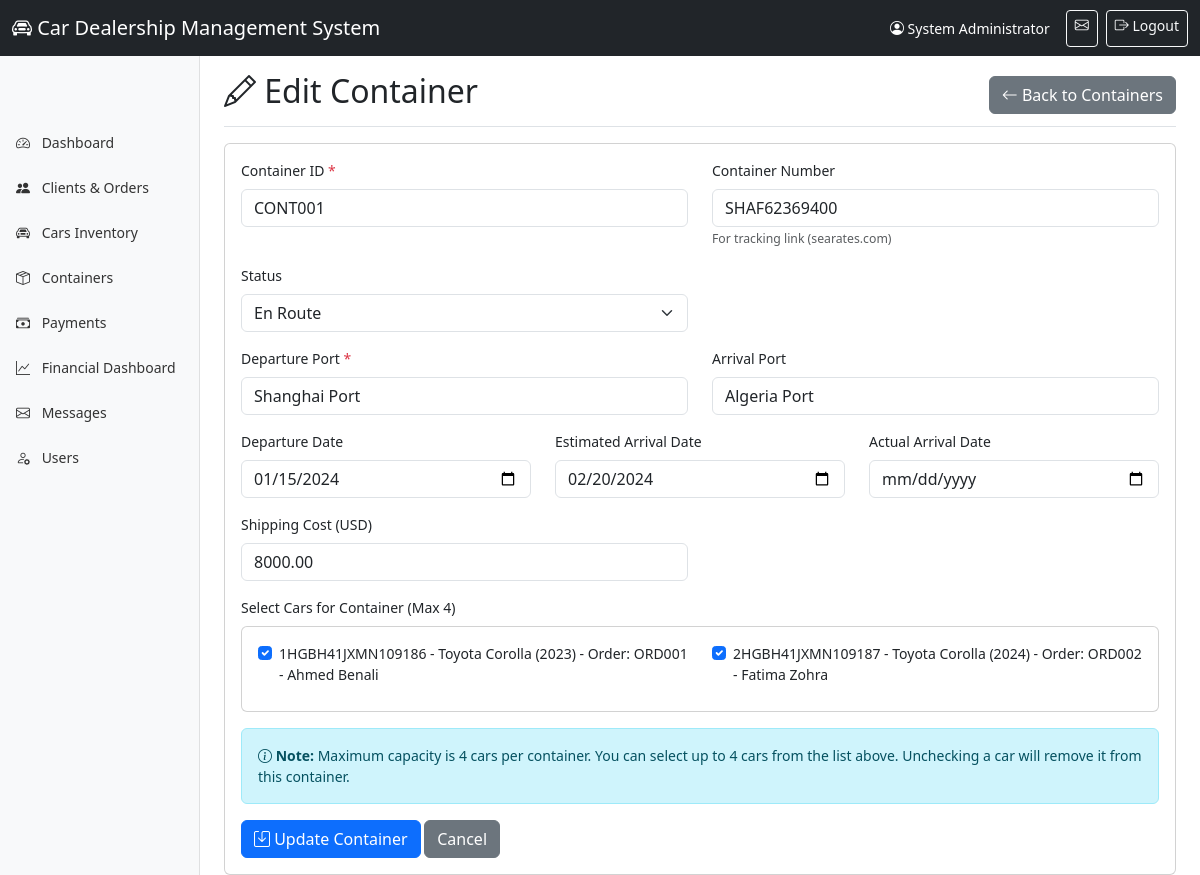
Screenshot of /Admin/edit_container.php?id=1 (signed in) with the database file from the repository.
### tables this page shows
CREATE TABLE `containers` (
  `id` INT(11) NOT NULL AUTO_INCREMENT,
  `container_id` VARCHAR(50) NOT NULL UNIQUE,
  `container_number` VARCHAR(50) NULL,
  `max_capacity` INT(2) DEFAULT 4,
  `departure_port` VARCHAR(100) NOT NULL,
  `arrival_port` VARCHAR(100) NOT NULL DEFAULT 'Algeria',
  `departure_date` DATE,
  `estimated_arrival_date` DATE,
  `actual_arrival_date` DATE NULL,
  `container_shipping_cost` DECIMAL(12,2) NOT NULL,
  `status` ENUM('Scheduled', 'En Route', 'Arrived', 'Unloaded', 'Completed') DEFAULT 'Scheduled',
  `created_at` TIMESTAMP DEFAULT CURRENT_TIMESTAMP,
  `updated_at` TIMESTAMP DEFAULT CURRENT_TIMESTAMP ON UPDATE CURRENT_TIMESTAMP,
  PRIMARY KEY (`id`),
  INDEX `idx_container_id` (`container_id`),
  INDEX `idx_status` (`status`)
);

CREATE TABLE `orders` (
  `id` INT(11) NOT NULL AUTO_INCREMENT,
  `order_id` VARCHAR(20) NOT NULL UNIQUE,
  `client_id` INT(11) NOT NULL,
  `car_id` INT(11) NOT NULL,
  `vin` VARCHAR(17) NULL,
  `container_id` INT(11) NULL,
  `order_date` DATE NOT NULL,
  `total_sale_price` DECIMAL(12,2) NOT NULL,
  `shipping_status` ENUM('Awaiting Container', 'Shipped on Container', 'Arrived in Algeria', 'Customs Cleared', 'Ready for Pickup', 'Delivered') DEFAULT 'Awaiting Container',
  `notes` TEXT,
  `created_at` TIMESTAMP DEFAULT CURRENT_TIMESTAMP,
  `updated_at` TIMESTAMP DEFAULT CURRENT_TIMESTAMP ON UPDATE CURRENT_TIMESTAMP,
  PRIMARY KEY (`id`),
  FOREIGN KEY (`client_id`) REFERENCES `clients`(`id`) ON DELETE RESTRICT,
  FOREIGN KEY (`car_id`) REFERENCES `cars`(`id`) ON DELETE RESTRICT,
  FOREIGN KEY (`container_id`) REFERENCES `containers`(`id`) ON DELETE SET NULL,
  INDEX `idx_order_id` (`order_id`),
  INDEX `idx_client_id` (`client_id`),
  INDEX `idx_car_id` (`car_id`),
  INDEX `idx_vin` (`vin`),
  INDEX `idx_shipping_status` (`shipping_status`)
);

CREATE TABLE `cars` (
  `id` INT(11) NOT NULL AUTO_INCREMENT,
  `brand` VARCHAR(50) NOT NULL,
  `model` VARCHAR(100) NOT NULL,
  `year` INT(4) NOT NULL,
  `trim` VARCHAR(100),
  `purchase_price_usd` DECIMAL(12,2) NOT NULL,
  `sale_price_usd` DECIMAL(12,2) NOT NULL,
  `status` ENUM('Available', 'In Production', 'In Transit', 'Customs Cleared', 'Delivered', 'Sold', 'Reserved') DEFAULT 'Available',
  `color` VARCHAR(50),
  `description` TEXT,
  `created_at` TIMESTAMP DEFAULT CURRENT_TIMESTAMP,
  `updated_at` TIMESTAMP DEFAULT CURRENT_TIMESTAMP ON UPDATE CURRENT_TIMESTAMP,
  PRIMARY KEY (`id`),
  UNIQUE KEY `unique_model` (`brand`, `model`, `year`, `trim`),
  INDEX `idx_brand` (`brand`),
  INDEX `idx_status` (`status`)
);

CREATE TABLE `clients` (
  `id` INT(11) NOT NULL AUTO_INCREMENT,
  `client_id` VARCHAR(20) NOT NULL UNIQUE,
  `name` VARCHAR(100) NOT NULL,
  `phone` VARCHAR(20) NOT NULL,
  `email` VARCHAR(100),
  `passport_number` VARCHAR(50),
  `address` TEXT,
  `user_id` INT(11) NULL,
  `password` VARCHAR(255) NOT NULL,
  `created_at` TIMESTAMP DEFAULT CURRENT_TIMESTAMP,
  `updated_at` TIMESTAMP DEFAULT CURRENT_TIMESTAMP ON UPDATE CURRENT_TIMESTAMP,
  `is_active` TINYINT(1) DEFAULT 1,
  `mfa_enabled` TINYINT(1) DEFAULT 0,
  `mfa_secret` VARCHAR(32) NULL,
  PRIMARY KEY (`id`),
  FOREIGN KEY (`user_id`) REFERENCES `admin_users`(`id`) ON DELETE SET NULL,
  INDEX `idx_client_id` (`client_id`),
  INDEX `idx_email` (`email`),
  INDEX `idx_phone` (`phone`),
  INDEX `idx_passport` (`passport_number`)
);

### functions.php (called while the page is built, shortened)
<?php
require_once 'config.php';
function getContainerCapacity($containerId) {
    global $pdo;
    $stmt = $pdo->prepare("SELECT max_capacity FROM containers WHERE id = ?");
    $stmt->execute([$containerId]);
    $container = $stmt->fetch();
    $stmt = $pdo->prepare("
        SELECT COUNT(*) as used_capacity
        FROM container_cars cc
        JOIN orders o ON cc.order_id = o.id
        WHERE cc.container_id = ?
    ");
    $stmt->execute([$containerId]);
    $countResult = $stmt->fetch();
    return [
        'max_capacity' => $container['max_capacity'],
        'used_capacity' => $countResult['used_capacity'] ?? 0
    ];
}

### Admin/edit_container.php (the view, shortened to what this page needs)
<?php
require_once '../config.php';
require_once '../functions.php';
$id = (int)($_GET['id'] ?? 0);
$stmt = $pdo->prepare("SELECT * FROM containers WHERE id = ?");
$stmt->execute([$id]);
$capacity = getContainerCapacity($id);
$stmt = $pdo->prepare("
    SELECT cc.*, o.vin, car.brand, car.model, car.year, car.trim, o.order_id, c.name as client_name, o.id as order_id_db
    FROM container_cars cc
    JOIN cars car ON cc.car_id = car.id
    LEFT JOIN orders o ON cc.order_id = o.id
    LEFT JOIN clients c ON o.client_id = c.id
    WHERE cc.container_id = ?
    ORDER BY cc.loaded_at DESC
");
$stmt->execute([$id]);
$container_cars = $stmt->fetchAll();
$stmt = $pdo->prepare("
    SELECT COUNT(*)
    FROM container_cars cc
    JOIN orders o ON cc.order_id = o.id
    WHERE cc.container_id != ?
");
$stmt->execute([$id]);
$other_containers_have_cars = $stmt->fetchColumn() > 0;
$stmt = $pdo->prepare("
    SELECT DISTINCT car.id, o.vin, car.brand, car.model, car.year, car.trim, o.id as order_id, o.order_id as order_code, c.name as client_name
    FROM cars car
    JOIN orders o ON car.id = o.car_id
    JOIN clients c ON o.client_id = c.id
    WHERE (o.id NOT IN (SELECT COALESCE(order_id, 0) FROM container_cars WHERE container_id != ?) OR
           ? = 0 OR
           o.id IN (SELECT COALESCE(order_id, 0) FROM container_cars WHERE container_id = ?))
    AND o.shipping_status IN ('Awaiting Container', 'Shipped on Container')
    ORDER BY car.brand, car.model
");
$stmt->execute([$id, (int)$other_containers_have_cars, $id]);
$available_cars = $stmt->fetchAll();
?>
<!DOCTYPE html>
<html lang="en">
<head>
    <link href="https://cdn.jsdelivr.net/npm/bootstrap@5.3.0/dist/css/bootstrap.min.css" rel="stylesheet">
    <link rel="stylesheet" href="https://cdn.jsdelivr.net/npm/bootstrap-icons@1.11.0/font/bootstrap-icons.css">
    <link rel="stylesheet" href="style.css">
</head>
<body>
    <?php include 'includes/header.php'; ?>
    <div class="container-fluid">
        <div class="row">
            <?php include 'includes/sidebar.php'; ?>
            <main class="col-md-9 ms-sm-auto col-lg-10 px-md-4">
                <div class="d-flex justify-content-between flex-wrap flex-md-nowrap align-items-center pt-3 pb-2 mb-3 border-bottom">
                    <h1 class="h2"><i class="bi bi-pencil"></i> Edit Container</h1>
                    <a href="containers.php" class="btn btn-secondary">
                        <i class="bi bi-arrow-left"></i> Back to Containers
                    </a>
                </div>
                <div class="card">
                    <div class="card-body">
                        <form method="POST" action="">
                            <div class="row">
                                <div class="col-md-6 mb-3">
                                    <label for="container_id" class="form-label">Container ID <span class="text-danger">*</span></label>
                                    <input type="text" class="form-control" id="container_id" name="container_id" value="<?php echo htmlspecialchars($container['container_id']); ?>" required>
                                </div>
                                <div class="col-md-6 mb-3">
                                    <label for="container_number" class="form-label">Container Number</label>
                                    <input type="text" class="form-control" id="container_number" name="container_number" value="<?php echo htmlspecialchars($container['container_number'] ?? ''); ?>" placeholder="e.g., SHAF62369400">
                                    <small class="text-muted">For tracking link (searates.com)</small>
                                </div>
                            </div>
                            <div class="row">
                                <div class="col-md-6 mb-3">
                                    <label for="status" class="form-label">Status</label>
                                    <select class="form-select" id="status" name="status">
                                        <option value="En Route" <?php echo $container['status'] === 'En Route' ? 'selected' : ''; ?>>En Route</option>
                                    </select>
                                </div>
                            </div>
                            <div class="row">
                                <div class="col-md-6 mb-3">
                                    <label for="departure_port" class="form-label">Departure Port <span class="text-danger">*</span></label>
                                    <input type="text" class="form-control" id="departure_port" name="departure_port" value="<?php echo htmlspecialchars($container['departure_port']); ?>" required>
                                </div>
                                <div class="col-md-6 mb-3">
                                    <label for="arrival_port" class="form-label">Arrival Port</label>
                                    <input type="text" class="form-control" id="arrival_port" name="arrival_port" value="<?php echo htmlspecialchars($container['arrival_port']); ?>">
                                </div>
                            </div>
                            <div class="row">
                                <div class="col-md-4 mb-3">
                                    <label for="departure_date" class="form-label">Departure Date</label>
                                    <input type="date" class="form-control" id="departure_date" name="departure_date" value="<?php echo $container['departure_date'] ? date('Y-m-d', strtotime($container['departure_date'])) : ''; ?>">
                                </div>
                                <div class="col-md-4 mb-3">
                                    <label for="estimated_arrival_date" class="form-label">Estimated Arrival Date</label>
                                    <input type="date" class="form-control" id="estimated_arrival_date" name="estimated_arrival_date" value="<?php echo $container['estimated_arrival_date'] ? date('Y-m-d', strtotime($container['estimated_arrival_date'])) : ''; ?>">
                                </div>
                                <div class="col-md-4 mb-3">
                                    <label for="actual_arrival_date" class="form-label">Actual Arrival Date</label>
                                    <input type="date" class="form-control" id="actual_arrival_date" name="actual_arrival_date" value="<?php echo $container['actual_arrival_date'] ? date('Y-m-d', strtotime($container['actual_arrival_date'])) : ''; ?>">
                                </div>
                            </div>
                            <div class="row">
                                <div class="col-md-6 mb-3">
                                    <label for="container_shipping_cost" class="form-label">Shipping Cost (USD)</label>
                                    <input type="number" class="form-control" id="container_shipping_cost" name="container_shipping_cost" step="0.01" min="0" value="<?php echo $container['container_shipping_cost']; ?>">
                                </div>
                            </div>
                            <div class="row mb-3">
                                <div class="col-12">
                                    <label class="form-label">Select Cars for Container (Max 4)</label>
                                    <div class="card">
                                        <div class="card-body">
                                            <?php if (empty($available_cars)): ?>
                                                <p class="text-muted">No available cars to select</p>
                                            <?php else: ?>
                                                <div class="row">
                                                    <?php foreach ($available_cars as $index => $car): ?>
                                                        <?php
                                                        $is_selected = false;
                                                        foreach ($container_cars as $cc) {
                                                            if ($cc['order_id_db'] == $car['order_id']) {
                                                                $is_selected = true;
                                                                break;
                                                            }
                                                        }
                                                        ?>
                                                        <div class="col-md-6 mb-2">
                                                            <div class="form-check">
                                                                <input class="form-check-input car-checkbox" type="checkbox"
                                                                       name="cars[]"
                                                                       value="<?php echo $car['id'] . ':' . $car['order_id']; ?>"
                                                                       id="car_<?php echo $index; ?>"
                                                                       <?php echo $is_selected ? 'checked' : ''; ?>>
                                                                <label class="form-check-label" for="car_<?php echo $index; ?>">
                                                                    <?php echo htmlspecialchars($car['vin'] . ' - ' . $car['brand'] . ' ' . $car['model'] . ' (' . $car['year'] . ') - Order: ' . $car['order_code'] . ' - ' . $car['client_name']); ?>
                                                                </label>
                                                            </div>
                                                        </div>
                                                    <?php endforeach; ?>
                                                </div>
                                            <?php endif; ?>
                                        </div>
                                    </div>
                                </div>
                            </div>
                            <div class="alert alert-info">
                                <i class="bi bi-info-circle"></i> <strong>Note:</strong> Maximum capacity is 4 cars per container. You can select up to 4 cars from the list above. Unchecking a car will remove it from this container.
                            </div>
                            <button type="submit" class="btn btn-primary">
                                <i class="bi bi-save"></i> Update Container
                            </button>
                            <a href="containers.php" class="btn btn-secondary">Cancel</a>
                        </form>
                    </div>
                </div>
            </main>
        </div>
    </div>
</body>
</html>

### Admin/style.css (style rules this page uses)
body { font-size: 0.875rem; padding-top: 56px; }
main { margin-top: 20px; }

### rows the page displays
containers: container_id "CONT001", container_number "SHAF62369400", status "En Route", departure_port "Shanghai Port", arrival_port "Algeria Port", departure_date "01/15/2024", estimated_arrival_date "02/20/2024", container_shipping_cost "8000.00"
orders: id "☑", vin+order "1HGBH41JXMN109186 - Toyota Corolla (2023) - Order: ORD001 - Ahmed Benali"
orders: id "☑", vin+order "2HGBH41JXMN109187 - Toyota Corolla (2024) - Order: ORD002 - Fatima Zohra"

### other values shown
APP_NAME "Car Dealership Management System"
$_SESSION['full_name'] "System Administrator"
